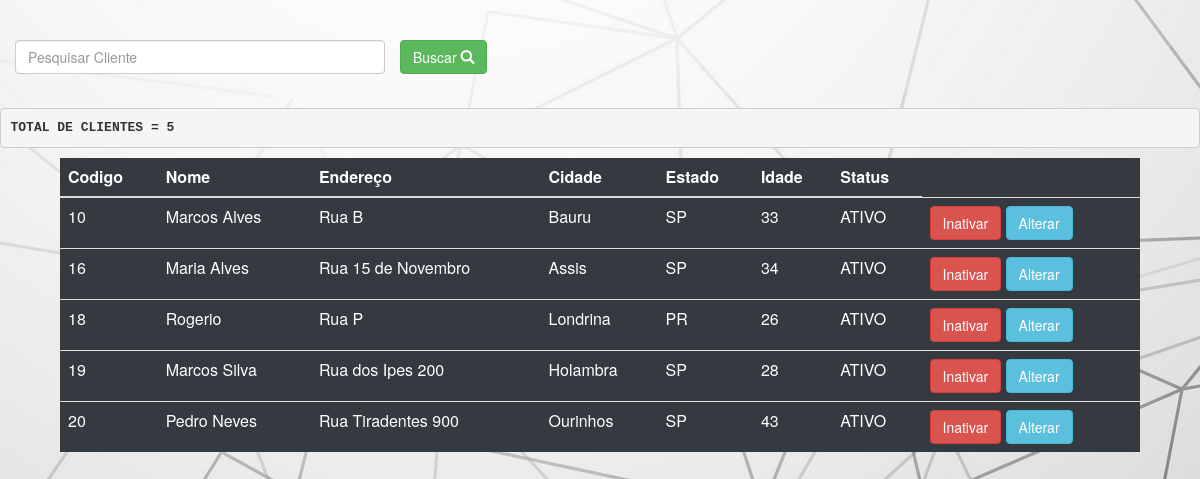
Page /cadastro/lista_cliente.php on the committed database.
### tables this page shows
CREATE TABLE IF NOT EXISTS `cliente` (
  `id` int(11) NOT NULL AUTO_INCREMENT,
  `nome` varchar(50) NOT NULL,
  `endereco` varchar(50) DEFAULT NULL,
  `cidade` varchar(40) DEFAULT NULL,
  `estado` varchar(40) DEFAULT NULL,
  `idade` int(11) DEFAULT NULL,
  `status` varchar(30) DEFAULT NULL,
  PRIMARY KEY (`id`)
);

### cadastro/lista_cliente.php (the view, shortened to what this page needs)
<?php
include_once('../conexao.php');
$sql    = "SELECT * FROM cliente";
$result = $conexao->query($sql) or die ($conexao->error);
?>
<html>
<head>
    <link rel="stylesheet" href="../css/painel.css">
    <link rel="stylesheet" href="../css/css/bootstrap.min.css">
    <link href="https://maxcdn.bootstrapcdn.com/bootstrap/3.3.7/css/bootstrap.min.css" rel="stylesheet">
</head>
<body>
    <br><br>
    <div id="busca">
            <form action="" method="post">
                <div class="col-sm-4">
                    <input type="text" class="form-control" name="busca" placeholder="Pesquisar Cliente">
                </div>
                <button name="find" type="submit" class="btn btn-success">Buscar
                    <span class="glyphicon glyphicon-search">
                </button>
            </form>
    </div><br>
    <?php
        $query = mysqli_query($conexao,"SELECT count(*) as total from cliente");
        $resultado = mysqli_fetch_assoc($query);
    ?>
        <pre><b>TOTAL DE CLIENTES = <?php echo $resultado['total']; ?></b></pre>
        <table id="t1"class="table table-dark table-hover">
        <thead>
            <tr>
                <th>Codigo</th>
                <th>Nome</th>
                <th>Endereço</th>
                <th>Cidade</th>
                <th>Estado</th>
                <th>Idade</th>
                <th>Status</th>
            </tr>
        </thead>
        <tbody>
            <?php while($dados = $result->fetch_array()) { ?>
            <tr>
                <td><?php echo $dados['id']; ?></td>
                <td><?php echo $dados['nome']; ?></td>
                <td><?php echo $dados['endereco']; ?></td>
                <td><?php echo $dados['cidade']; ?></td>
                <td><?php echo $dados['estado']; ?></td>
                <td><?php echo $dados['idade']; ?></td>
                <td><?php echo $dados['status']; ?></td>
                <td>
                    <a href="javascript: if(confirm('Tem certeza que deseja Inativar Cliente?'))
                        location.href='cancelar_cliente.php?id=<?php echo $dados['id'];?>'"
                        style="text-decoration:none"><button class="btn btn-danger"><font color="white">Inativar</font>
                    </a></button>
                    <a href="edit_cliente.php?id=<?php echo $dados['id'];?>" style="text-decoration:none"><button class="btn btn-info"><font color="white">Alterar</font>
                    </a></button>
                </td>
            </tr>
            <?php } ?>
        </tbody>
    </table>
</body>

### css/painel.css (style rules this page uses)
body { background-image: url(c.jpg); background-position: auto; color: aliceblue; font-family: 'Arsenal', sans-serif; }
table#t1 { margin:auto; width: 90%; height: 20%; }

### rows in the picture
cliente: id "10", nome "Marcos Alves", endereco "Rua B", cidade "Bauru", estado "SP", idade "33", status "ATIVO"
cliente: id "16", nome "Maria Alves", endereco "Rua 15 de Novembro", cidade "Assis", estado "SP", idade "34", status "ATIVO"
cliente: id "18", nome "Rogerio", endereco "Rua P", cidade "Londrina", estado "PR", idade "26", status "ATIVO"
cliente: id "19", nome "Marcos Silva", endereco "Rua dos Ipes 200", cidade "Holambra", estado "SP", idade "28", status "ATIVO"
cliente: id "20", nome "Pedro Neves", endereco "Rua Tiradentes 900", cidade "Ourinhos", estado "SP", idade "43", status "ATIVO"

### other values in the picture
$resultado['total'] "5"
